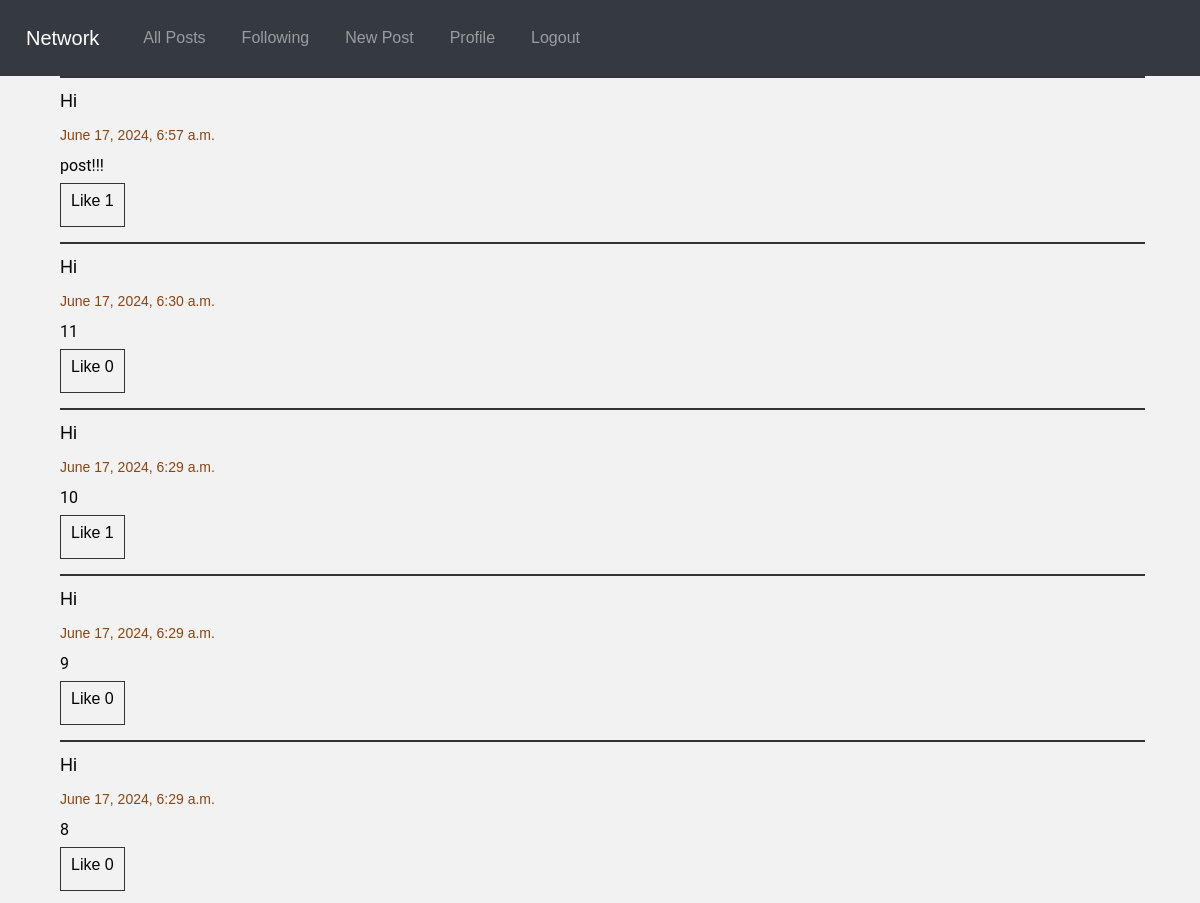
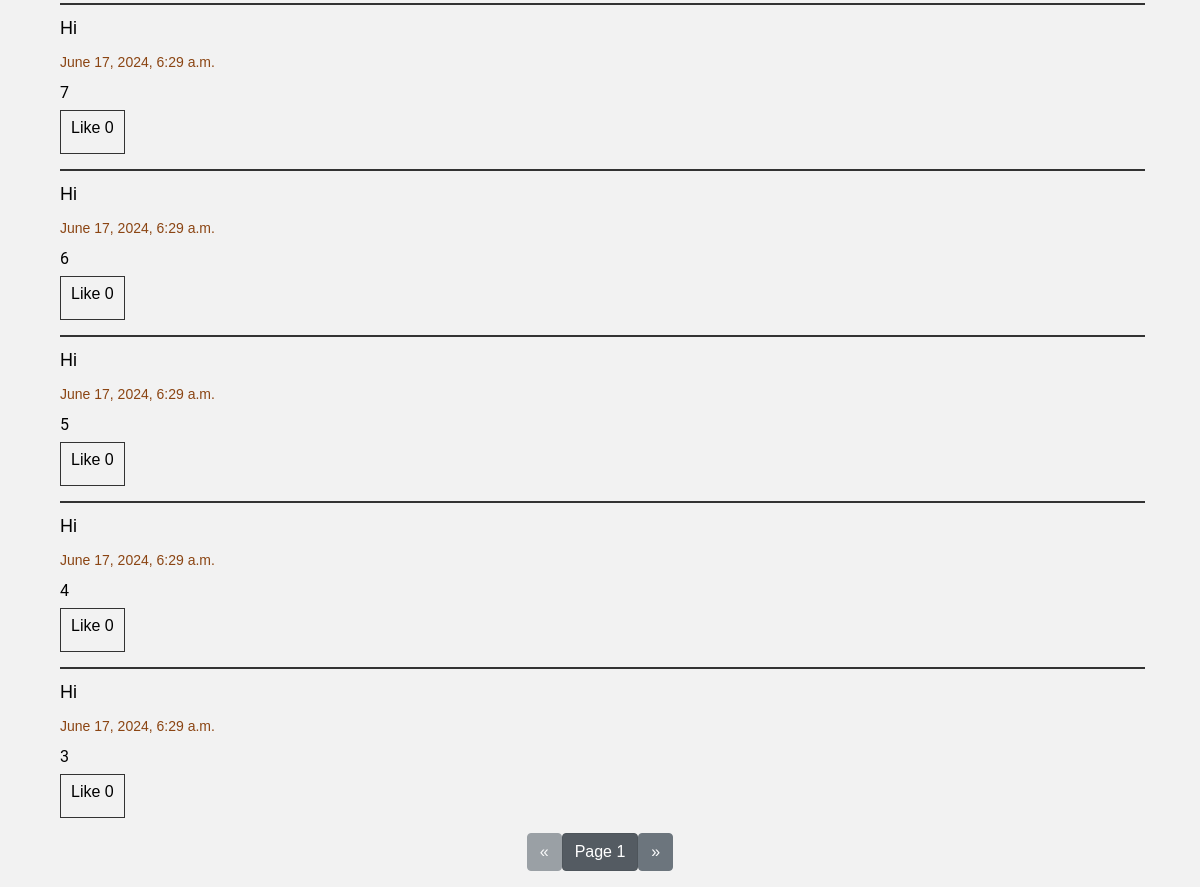
/following/1 (signed in), run on the app's committed database (2 pictures, top to bottom).
### network/models.py (models this page shows, shortened)
class Posts(models.Model):
    post = models.TextField(blank=False)
    user = models.ForeignKey(User, on_delete=models.CASCADE, related_name="user_posts")
    like = models.IntegerField(default=0)
    time = models.DateTimeField(auto_now_add=True)

class User(AbstractUser):
    pass

### network/views.py (the view)
# urls.py: path("following/<int:page_id>", views.following_feed, name="following_feed"),
def following_feed(request, page_id):
    follower_instance, created = Follow.objects.get_or_create(user=request.user)
    followed_users = follower_instance.followed_users.all()
    posts = Paginator(Posts.objects.filter(user__in=followed_users).order_by("-time"), 10).get_page(page_id)
    liked_posts = get_liked_posts(posts, request.user)
    return render(request, "network/following_feed.html", {
        "posts": posts,
        "liked_posts": liked_posts,
        "pages": "following"
    })

### network/views.py (called while the page is built)
def get_liked_posts(posts, user):
    liked_posts = [post.id for post in posts if user in post.liked_usr.all()]
    return liked_posts

### network/templates/network/following_feed.html (shortened to what this page needs)
{% extends "network/layout.html" %}
{% load static %}
{% block body %}
<div id="all_posts">
    <div id="posts">
        {% for post in posts %}
        <div class="post-item post-content" id="post-item-{{ post.id }}">
            <p class="post-user">
                <a href="{% url 'user_profile' post.user.id 1 %}" class="post-user">{{ post.user }}</a>
            </p>
            <label class="time-data">{{ post.time }}</label>
            <br>
            <div class="post-text" id="post-text-{{ post.id }}" style="color: black;">{{ post.post }}</div>
            {% if user.is_authenticated %}
            <div id="like-btn-{{ post.id }}">
                <button class="like-btn" onclick="toggleLike('{{ post.id }}');">
                    Like
                    <label class="like-count" id="like-no-{{ post.id }}">{{ post.like }}</label>
                </button>
            </div>
            {% endif %}
        </div>
        {% endfor %}
    </div>
</div>
<nav aria-label="Page navigation">
    <ul class="pagination justify-content-center">
        <li>
            {% if posts.has_previous %}
            <a href="{% url 'following_feed' page_id=posts.previous_page_number %}">
                <button class="btn btn-secondary"> &laquo; </button>
            </a>
            {% else %}
            <button class="btn btn-secondary" disabled> &laquo; </button>
            {% endif %}
        </li>
        <li>
            <a href="#">
                <button class="btn btn-secondary active">Page {{ posts.number }}</button>
            </a>
        </li>
        <li>
            {% if posts.has_next %}
            <a href="{% url 'following_feed' page_id=posts.next_page_number %}">
                <button class="btn btn-secondary"> &raquo; </button>
            </a>
            {% else %}
            <button class="btn btn-secondary" disabled> &raquo; </button>
            {% endif %}
        </li>
    </ul>
</nav>
{% endblock %}

### network/static/network/styles.css (style rules this page uses)
body { background-color: #f2f2f2; color: #333; font-family: Arial, sans-serif; }
#posts { margin: 0 10px; }
.post-item { border-top: 2px solid #333; font-size: 18px; padding: 10px 0; }
.post-content { color: #000; margin-left: 5px; margin-bottom: 5px; }
.post-text { font-family: "Roboto", Arial, sans-serif; font-size: 16px; margin-bottom: 5px; color: #000; }
.post-user { color: #000; font-family: Arial, sans-serif; text-transform: capitalize; font-size: 18px; margin-bottom: 5px; }
.time-data { color: #8b4513; font-size: 14px; margin-top: 5px; }
.like-btn { background-color: transparent; border: 1px solid #333; font-size: 16px; padding: 5px 10px; }

### data on the page
Posts: user "Hi", time "June 17, 2024, 6:57 a.m.", post "post!!!", like "1"
Posts: user "Hi", time "June 17, 2024, 6:30 a.m.", post "11", like "0"
Posts: user "Hi", time "June 17, 2024, 6:29 a.m.", post "10", like "1"
Posts: user "Hi", time "June 17, 2024, 6:29 a.m.", post "9", like "0"
Posts: user "Hi", time "June 17, 2024, 6:29 a.m.", post "8", like "0"
Posts: user "Hi", time "June 17, 2024, 6:29 a.m.", post "7", like "0"
Posts: user "Hi", time "June 17, 2024, 6:29 a.m.", post "6", like "0"
Posts: user "Hi", time "June 17, 2024, 6:29 a.m.", post "5", like "0"
Posts: user "Hi", time "June 17, 2024, 6:29 a.m.", post "4", like "0"
Posts: user "Hi", time "June 17, 2024, 6:29 a.m.", post "3", like "0"

### other printed values
{{ posts.number }} "1"
